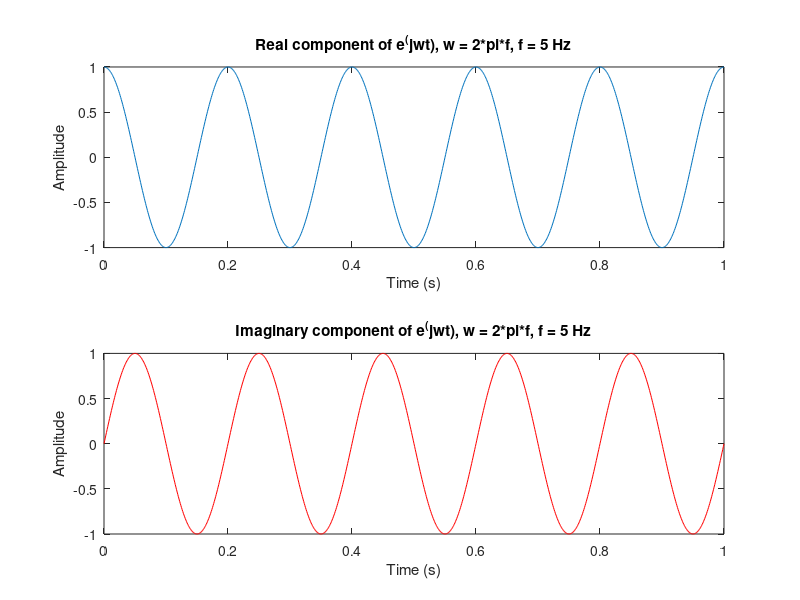
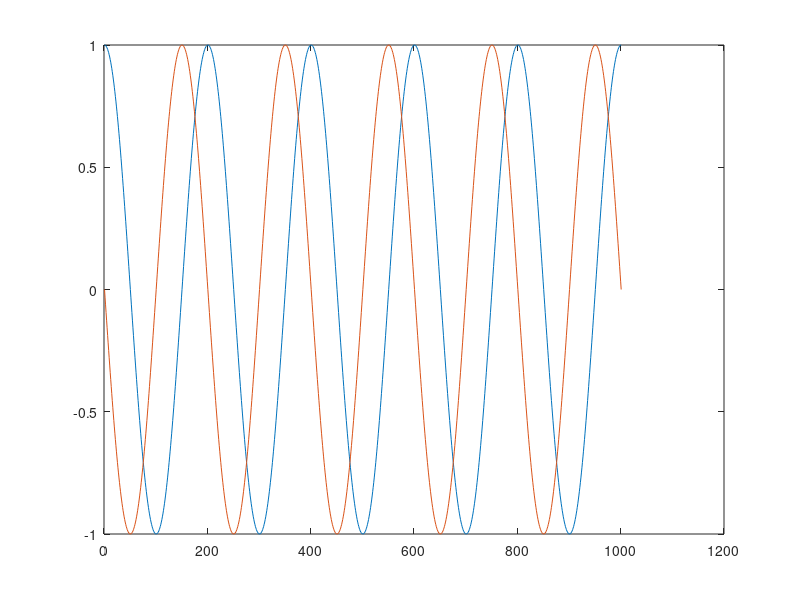

MATLAB code for these plots, in order:
%
% Applying Z-operator to create 'n' sample delay
%

% Author: Steve Oxnard
% Date: Oct. 2020

clear; clc; close

% e^(jw(t-n)) = e^(jwt)*e^-jwnT
%
% Euler's Eqn: e^(jwt) = cos(wt) + jsin(wt)
%              e^(-jwn) = cos(wnT) - jsin(wnT)
%
% Multiplying complex numbers:
%
% (cos(wt) + jsin(wt))*(cos(wnT) - jsin(wnT) =
%
% [cos(wt)*cos(wnT) + jsin(wt)*cos(wnT) - jsin(wnT)*cos(wt) + sin(wt)*sin(wnT)]

% Begin Set Parameters
Fs = 1000;  % Sampling Rate (Hz)
T = 1/Fs;   % Sampling Period (s)
f = 5;      % Frequency of complex sinusoid
t = 0:T:1;  % Time Ramp
w = 2*pi*f; % Frequency (rad/s)
n = 150;    % Sample Delay to be applied using Z-operator

% Define the complex sinusoid
% s1 = cos(w*t) + 1i*sin(w*t);
s1 = cos(w*t) + 1i*sin(w*t);
% Plot Real and Imaginary components
figure(1)
% Subplot Real Component (cos(wt))
subplot(2,1,1)
plot(t,real(s1))
title('Real component of e^(jwt), w = 2*pi*f, f = 5 Hz')
xlabel('Time (s)')
ylabel('Amplitude')
% Subplot Imag Component (sin(wt))
subplot(2,1,2)
plot(t,imag(s1),'r')
title('Imaginary component of e^(jwt), w = 2*pi*f, f = 5 Hz')
xlabel('Time (s)')
ylabel('Amplitude')

% Calculate the multiplication of complex sinusoid and 'z = exp(-jwn)'
h1  = cos(w*t) * cos(w*n*T)    + cos(w*n*T) * 1i*sin(w*t)...
    - cos(w*t) * 1i*sin(w*n*T) + sin(w*t)   * sin(w*n*T);

% Plot out real component of original complex sinusoid and real component
% of delayed complex sinusoid
figure(2)
plot(real(s1))
hold on
plot(real(h1))

% End of File